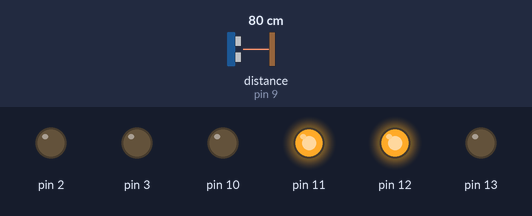
The sketch below on a simulated Arduino Uno, built with avr-gcc and run on an emulated ATmega328P. On the bench: output pins drawn as LEDs (lit = HIGH). Wiring (inferred from the names in the program): ultrasonic range finder: trigger pin 8; echo pin 9. Inputs (shaded band) come from the test bench; at power-on: distance to the obstacle (sensor on pin 9) 80 cm. The echo pulse lasts 58.3 µs per cm; pins used as bus, display or sensor lines are not drawn.

Above: at 2.0 s.
2.7 s: distance to the obstacle (sensor on pin 9) set to 29 cm
6.8 s: distance to the obstacle (sensor on pin 9) set to 22 cm
At 11.6 s:
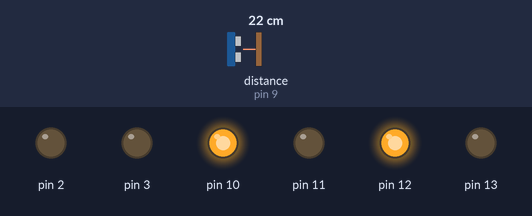
11.8 s: distance to the obstacle (sensor on pin 9) set to 35 cm
15.3 s: distance to the obstacle (sensor on pin 9) set to 2 cm
At 19.5 s:
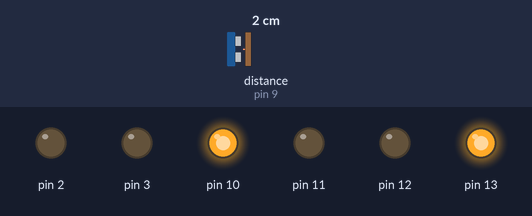
Timing chart, 0 to 19.8 s (numbered marks = the images above; inputs shaded):
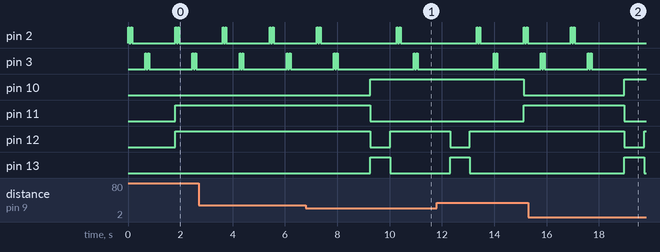

Measured:
- the behaviour switches between 26 and 25 cm on distance to the obstacle (sensor on pin 9) (found by bisection; images 0 and 1)
- after the input at 6.8 s, pin 10: LOW → HIGH after 2.5 s; pin 11: HIGH → LOW after 2.5 s; pin 12: HIGH → LOW after 2.5 s, → HIGH 0.75 s later; pin 13: LOW → HIGH after 2.5 s, → LOW 0.75 s later
- after the input at 11.8 s, pin 10: HIGH → LOW after 3.3 s; pin 11: LOW → HIGH after 3.3 s
- after the input at 15.3 s, pin 2: goes on until 17.1 s, then stays LOW; pin 3: goes on until 17.7 s, then stays LOW; pin 10: LOW → HIGH after 3.7 s; pin 11: HIGH → LOW after 3.7 s; pin 12: HIGH → LOW after 3.7 s, → HIGH 0.75 s later

The sketch:

Ultra_Sonic_Sensor_1.ino
```cpp
int echo = 9;
int trig = 8;
long tim;
long dis;

void setup() {

  Serial.begin(9600);

  pinMode(2,OUTPUT);
  pinMode(3,OUTPUT);
  pinMode(10,OUTPUT);
  pinMode(11,OUTPUT);
  pinMode(12,OUTPUT);
  pinMode(13,OUTPUT);

  pinMode(echo,INPUT);
  pinMode(trig,OUTPUT);
}

void loop() {

  digitalWrite(trig,LOW);
  delayMicroseconds(2);

  digitalWrite(trig,HIGH);
  delayMicroseconds(10);
  digitalWrite(trig,LOW);

  tim = pulseIn(echo,HIGH);
  dis = (tim/2) / 29.1;

  digitalWrite(2,HIGH);
  delay(50);
  digitalWrite(2,LOW);
  delay(50);
  digitalWrite(2,HIGH);
  delay(50);
  digitalWrite(2,LOW);
  delay(500);
  digitalWrite(3,HIGH);
  delay(50);
  digitalWrite(3,LOW);
  delay(50);
  digitalWrite(3,HIGH);
  delay(50);
  digitalWrite(3,LOW);
  delay(1000);

  if(dis < 25){
    delay(250);
    digitalWrite(13,HIGH);
    digitalWrite(10,HIGH);
    digitalWrite(12,LOW);
    digitalWrite(11,LOW);
    delay(750);
    digitalWrite(13,LOW);
    digitalWrite(10,HIGH);
    digitalWrite(12,HIGH);
    digitalWrite(11,LOW);
    delay(250);
  }else{
    digitalWrite(12,HIGH);
    digitalWrite(11,HIGH);
    digitalWrite(13,LOW);
    digitalWrite(10,LOW);
  }
}
```
